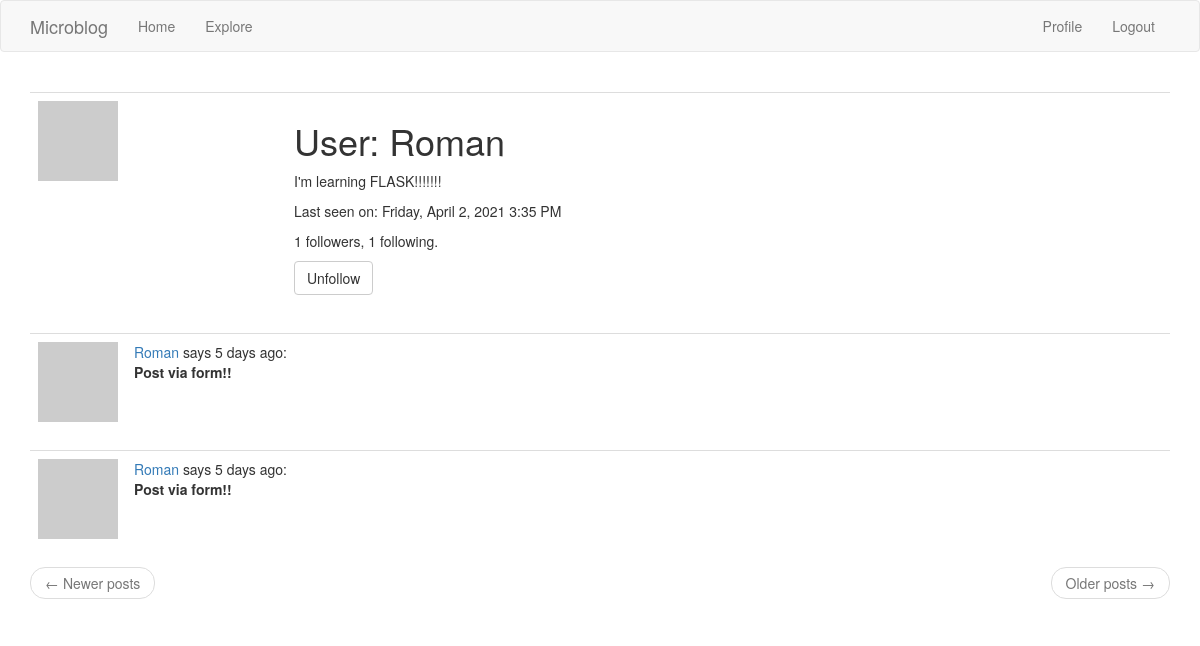
Page /user/Roman (signed in) on the earlier database version.
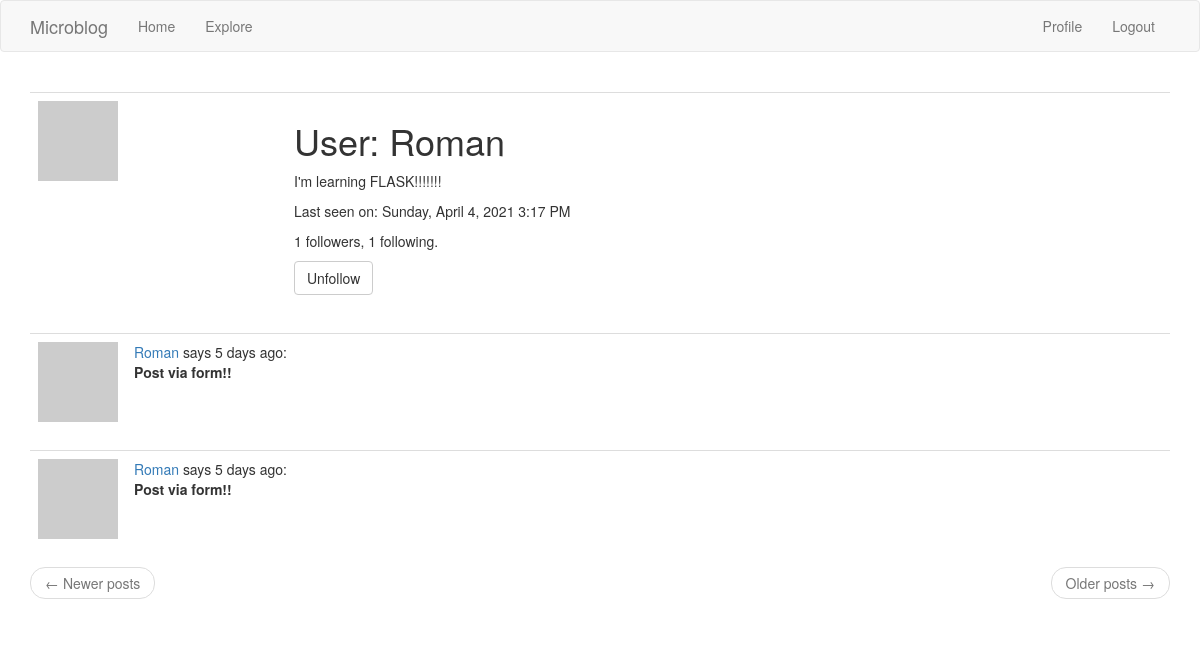
Same page on the later database version.
### blog/models.py (models this page shows, shortened)
class User(UserMixin, db.Model):
    __tablename__ = 'users'
    id = db.Column(db.Integer, primary_key=True)
    username = db.Column(db.String(64), index=True, unique=True)
    email = db.Column(db.String(128), index=True, unique=True)
    password_hash = db.Column(db.String(128))
    posts = db.relationship('Post', backref='author', lazy='dynamic')
    about_me = db.Column(db.String(160))
    last_seen = db.Column(db.DateTime, default=datetime.utcnow)
    followed = db.relationship('User',
                               secondary=followed_followers,
                               primaryjoin=(followed_followers.c.follower_id == id),
                               secondaryjoin=(followed_followers.c.followed_id == id),
                               backref=db.backref('followers', lazy='dynamic'),
                               lazy='dynamic')
    def get_avatar(self, size):
        avatar = md5(self.email.lower().encode('utf-8')).hexdigest()
        return f'https://www.gravatar.com/avatar/{avatar}?d=identicon&s={size}'
    def is_following(self, user):
        return self.followed.filter(followed_followers.c.followed_id == user.id).first()

class Post(db.Model):
    __tablename__ = 'posts'
    id = db.Column(db.Integer, primary_key=True)
    body = db.Column(db.String(140))
    timestamp = db.Column(db.DateTime, index=True, default=datetime.utcnow)
    user_id = db.Column(db.Integer, db.ForeignKey('users.id'))

### blog/routes.py (the view)
@app.route('/user/<username>')
@login_required
def user(username):
    user = User.query.filter_by(username=username).first_or_404()
    page = request.args.get('page', 1, type=int)
    if user == current_user:
        posts = user.get_followed_posts().paginate(page, app.config['POST_PER_PAGE'], False)
    else:
        posts = user.posts.order_by(Post.timestamp.desc()).paginate(page, app.config['POST_PER_PAGE'], False)
    next_url = url_for('user', username=user.username, page=posts.next_num) if posts.has_next else None
    prev_url = url_for('user', username=user.username, page=posts.prev_num) if posts.has_prev else None
    form = EmptyForm()
    return render_template('user.html', user=user, form=form, posts=posts.items, next_url=next_url, prev_url=prev_url)

### blog/forms.py
class EmptyForm(FlaskForm):
    submit = SubmitField('Submit')

### blog/models.py (called while the page is built)
@login.user_loader
def load_user(user_id):
    return User.query.get(int(user_id))

### blog/routes.py (called while the page is built)
@app.before_request
def before_request():
    if current_user.is_authenticated:
        current_user.last_seen = datetime.utcnow()
        db.session.commit()

### blog/templates/user.html (shortened to what this page needs)
{% extends "base.html" %}
{% block app_content %}
    <table class="table table-hover">
        <tr>
            <td width="256px"><img src="{{ user.get_avatar(256) }}"></td>
            <td>
                <h1>User: {{ user.username }}</h1>
                {% if user.about_me %}<p>{{ user.about_me }}</p>{% endif %}
                {% if user.last_seen %}<p>Last seen on: {{ moment(user.last_seen).format('LLLL') }}</p>{% endif %}
                <p>{{ user.followers.count() }} followers, {{ user.followed.count() }} following.</p>
                {% if user == current_user %}
                <p><a href="{{ url_for('edit_profile') }}">Edit your profile</a></p>
                {% else %}
                <p>
                    <form action="{{ url_for('unfollow', username=user.username) }}" method="post">
                        {{ form.submit(value='Unfollow', class_='btn btn-default') }}
                    </form>
                </p>
                {% endif %}
            </td>
        </tr>
    </table>
{% for post in posts %}
    {% include '_post.html' %}
{% endfor %}
{% include '_pagination.html' %}
{% endblock app_content %}

### blog/templates/base.html (shortened to what this page needs)
{% extends 'bootstrap/base.html' %}
{% block navbar %}
    <nav class="navbar navbar-default">
        <div class="container">
            <div class="navbar-header">
                <a class="navbar-brand" href="{{ url_for('index') }}">Microblog</a>
            </div>
            <div class="collapse navbar-collapse" id="bs-example-navbar-collapse-1">
                <ul class="nav navbar-nav">
                    <li><a href="{{ url_for('index') }}">Home</a></li>
                    <li><a href="{{ url_for('explore') }}">Explore</a></li>
                </ul>
                <ul class="nav navbar-nav navbar-right">
                    {% if current_user.is_anonymous %}
                    <li><a href="{{ url_for('login') }}">Login</a></li>
                    <li><a href="{{ url_for('register') }}">Register</a></li>
                    {% else %}
                    <li><a href="{{ url_for('user', username=current_user.username) }}">Profile</a></li>
                    <li><a href="{{ url_for('logout') }}">Logout</a></li>
                    {% endif %}
                </ul>
            </div>
        </div>
    </nav>
{% endblock %}
{% block content %}
    <div class="container">
        {% block app_content %}{% endblock %}
    </div>
{% endblock %}

### blog/templates/_post.html
 <table class="table table-hover">
        <tr>
            <td width="70px">
                <a href="{{ url_for('user', username=post.author.username) }}">
                    <img src="{{ post.author.get_avatar(80) }}" />
                </a>
            </td>
            <td>
                <a href="{{ url_for('user', username=post.author.username) }}">
                    {{ post.author.username }}
                </a>
                says {{ moment(post.timestamp).fromNow() }}:
                <br>
                <b>{{ post.body }}</b>
                <br>
            </td>
        </tr>
    </table>

### blog/templates/_pagination.html
<nav aria-label="...">
        <ul class="pager">
            <li class="previous{% if not prev_url %} disabled{% endif %}">
                <a href="{{ prev_url or '#' }}">
                    <span aria-hidden="true">&larr;</span> Newer posts
                </a>
            </li>
            <li class="next{% if not next_url %} disabled{% endif %}">
                <a href="{{ next_url or '#' }}">
                    Older posts <span aria-hidden="true">&rarr;</span>
                </a>
            </li>
        </ul>
    </nav>

Differences in the rows shown:
changed User "Roman": last_seen "Friday, April 2, 2021 3:35 PM" → "Sunday, April 4, 2021 3:17 PM"
